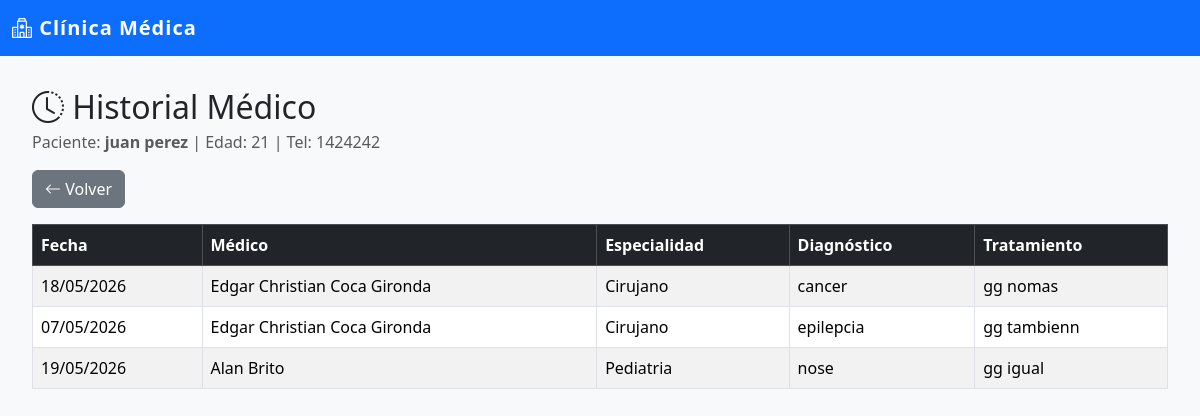
/pacientes/historial/1, run on the app's committed database.
### models/paciente_model.py (models this page shows, shortened)
class Paciente(db.Model):
    __tablename__ = "pacientes"
    id = db.Column(db.Integer, primary_key=True)
    nombre = db.Column(db.String(80), nullable=False)
    edad = db.Column(db.Integer, nullable=False)
    direccion = db.Column(db.String(150), nullable=False)
    telefono = db.Column(db.String(20), nullable=False)
    consultas = db.relationship('Consulta', back_populates='paciente')
    @staticmethod
    def get_by_id(id):
        return Paciente.query.get(id)

### models/consulta_model.py (models this page shows, shortened)
class Consulta(db.Model):
    __tablename__ = "consultas"
    id = db.Column(db.Integer, primary_key=True)
    fecha = db.Column(db.DateTime, nullable=False)
    diagnostico = db.Column(db.String(250), nullable=False)
    tratamiento = db.Column(db.String(250), nullable=False)
    medico_id = db.Column(db.Integer, db.ForeignKey('medicos.id'), nullable=False)
    paciente_id = db.Column(db.Integer, db.ForeignKey('pacientes.id'), nullable=False)
    medico = db.relationship('Medico', back_populates='consultas')
    paciente = db.relationship('Paciente', back_populates='consultas')

### models/medico_model.py (models this page shows, shortened)
class Medico(db.Model):
    __tablename__ = "medicos"
    id = db.Column(db.Integer, primary_key=True)
    nombre = db.Column(db.String(80), nullable=False)
    especialidad = db.Column(db.String(80), nullable=False)
    telefono = db.Column(db.String(20), nullable=False)
    correo = db.Column(db.String(100), nullable=False)
    consultas = db.relationship('Consulta', back_populates='medico')

### controllers/paciente_controller.py (the view)
@paciente_bp.route("/historial/<int:id>")
def historial(id):
    paciente = Paciente.get_by_id(id)
    return paciente_view.historial(paciente)

### run.py (called while the page is built)
@app.context_processor
def inject_active_path():
    def is_active(path):
        return 'active' if request.path == path else ''
    return dict(is_active=is_active)

@app.context_processor
def inject_session():
    return dict(session=session)

### views/paciente_view.py (called while the page is built)
def historial(paciente):
    return render_template('pacientes/historial.html', paciente=paciente)

### templates/pacientes/historial.html (shortened to what this page needs)
{% extends 'base.html' %}
{% block content %}
<h2 class="mb-1"><i class="bi bi-clock-history"></i> Historial Médico</h2>
<p class="text-muted mb-3">Paciente: <strong>{{ paciente.nombre }}</strong> | Edad: {{ paciente.edad }} | Tel: {{ paciente.telefono }}</p>
<a href="{{ url_for('paciente.index') }}" class="btn btn-secondary mb-3">
    <i class="bi bi-arrow-left"></i> Volver
</a>
{% if paciente.consultas %}
<table class="table table-striped table-bordered">
    <thead class="table-dark">
        <tr>
            <th>Fecha</th>
            <th>Médico</th>
            <th>Especialidad</th>
            <th>Diagnóstico</th>
            <th>Tratamiento</th>
        </tr>
    </thead>
    <tbody>
        {% for c in paciente.consultas %}
        <tr>
            <td>{{ c.fecha.strftime('%d/%m/%Y') }}</td>
            <td>{{ c.medico.nombre }}</td>
            <td>{{ c.medico.especialidad }}</td>
            <td>{{ c.diagnostico }}</td>
            <td>{{ c.tratamiento }}</td>
        </tr>
        {% endfor %}
    </tbody>
</table>
{% else %}
<div class="alert alert-info">Este paciente no tiene consultas registradas aún.</div>
{% endif %}
{% endblock %}

### templates/base.html (style rules this page uses)
body { background-color: #f8f9fa; }

### data on the page
Paciente: nombre "juan perez", edad "21", telefono "1424242"
Consulta: fecha "18/05/2026", medico.nombre "Edgar Christian Coca Gironda", medico.especialidad "Cirujano", diagnostico "cancer", tratamiento "gg nomas"
Consulta: fecha "07/05/2026", medico.nombre "Edgar Christian Coca Gironda", medico.especialidad "Cirujano", diagnostico "epilepcia", tratamiento "gg tambienn"
Consulta: fecha "19/05/2026", medico.nombre "Alan Brito", medico.especialidad "Pediatria", diagnostico "nose", tratamiento "gg igual"
